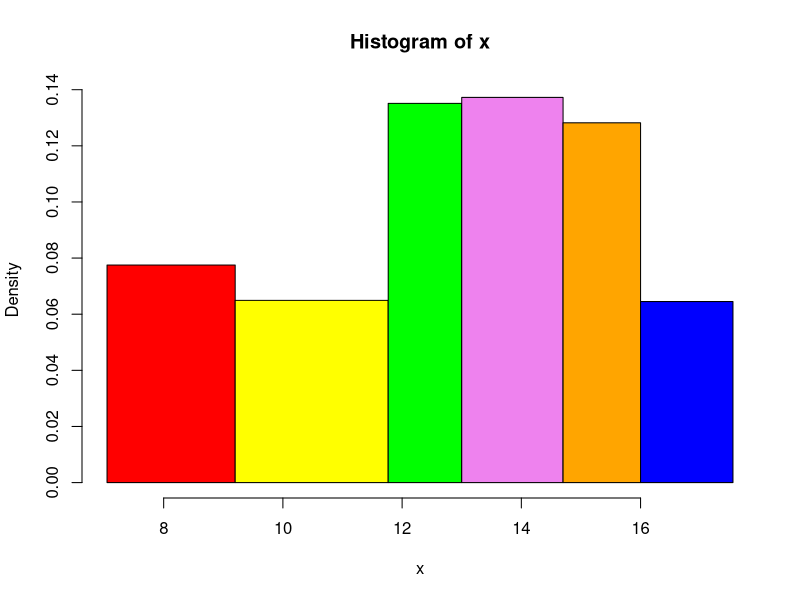
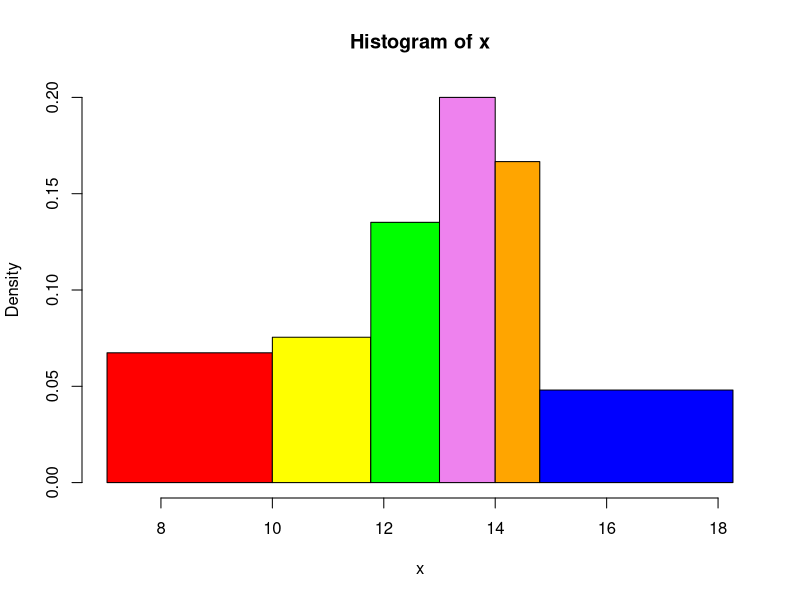
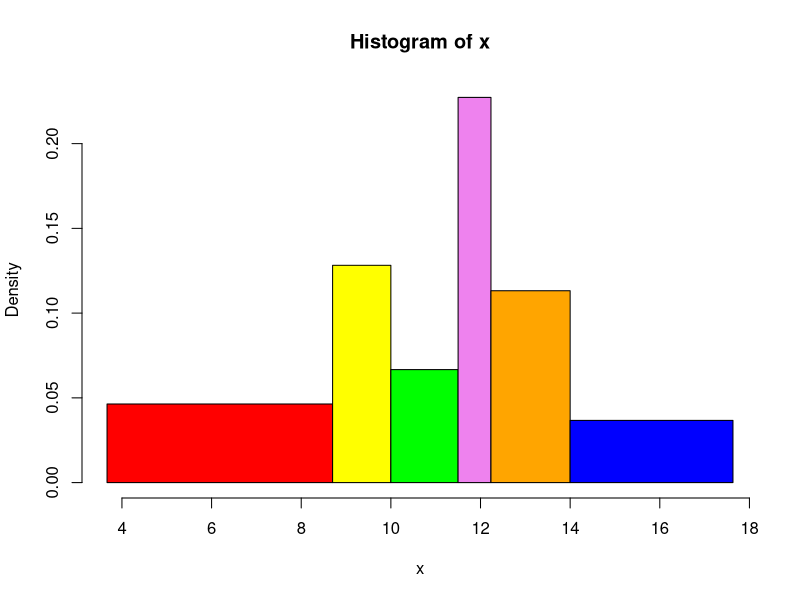
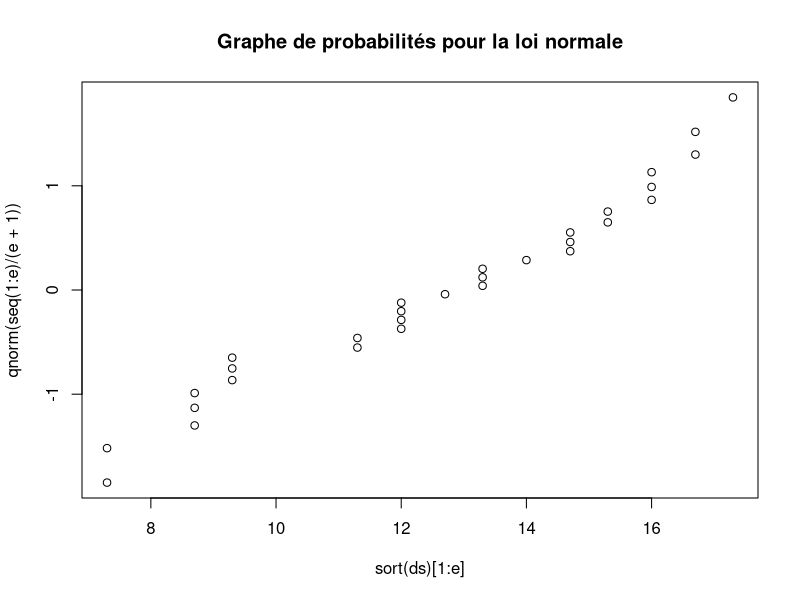
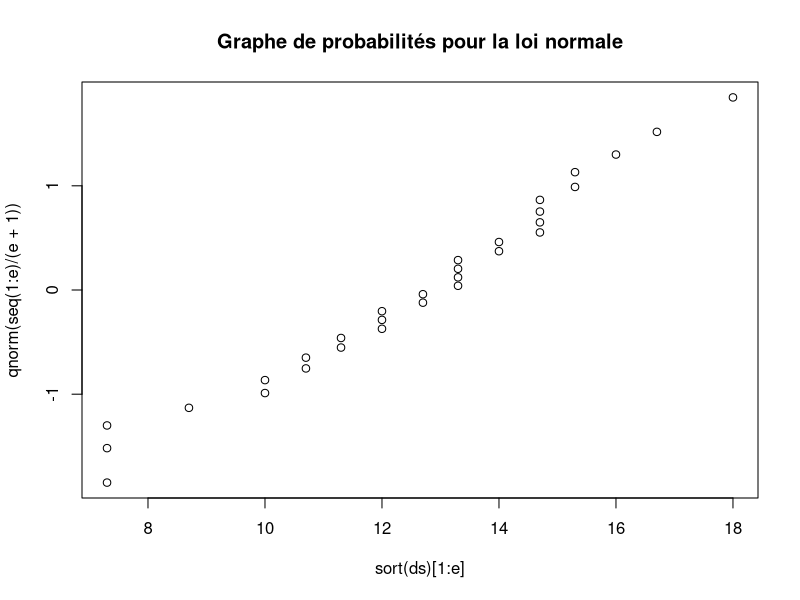
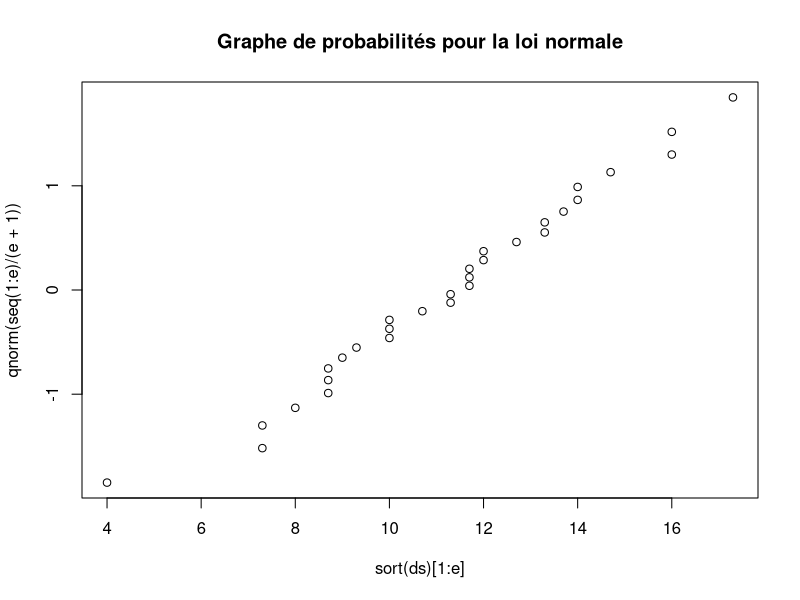

Generate these figures, in order, with R:
## ---- chunk 1
knitr::opts_chunk$set(echo = TRUE)
## ---- chunk 2
groupe1 <- c(15.3,9.3,13.3,14.0,7.3,7.3,16.0,16.7,13.3,12.7,14.7,12.0,9.3,11.3,8.7,16.0,8.7,11.3,12.0,12.0,16.0,16.7,14.7,9.3,8.7,12.0,14.7,17.3,13.3,15.3)
groupe2 <- c(10.0,12.0,13.3,13.3,12.7,7.3,14.7,8.7,11.3,15.3,14.7,12.0,18.0,10.7,14.0,12.7,10.0,15.3,16.7,10.7,16.0,13.3,7.3,14.7,7.3,11.3,13.3,12.0,14.0,14.7)
groupe3 <- c(7.3,11.3,4.0,10.7,10.0,11.7,17.3,7.3,13.7,11.3,13.3,10.0,16.0,11.7,8.7,8.7,12.0,13.3,10.0,9.0,14.0,8.0,12.0,9.3,11.7,16.0,14.7,14.0,8.7,12.7)
## ---- chunk 3
cat("Moyenne du groupe 1 : ", mean(groupe1), " et variance : ", sd(groupe1))
cat("Moyenne du groupe 2 : ", mean(groupe2), " et variance : ", sd(groupe2))
cat("Moyenne du groupe 3 : ", mean(groupe3), " et variance : ", sd(groupe3))

## ---- chunk 4
histoeff <- function(x, xlim=NULL, ...)
{
  sx <- sort(x)
  n <- length(x)
  k <- round(log(n)/log(2)+1)
  rangex <- max(x)-min(x)
  quantileVoulu <- quantile(x, seq(1,k-1)/k, max(x))

  breaks <- c(min(x)-0.025*rangex, quantileVoulu, max(x)+0.025*rangex)
  col <- 0
  if (is.null(xlim)) xlim<-c(breaks[1], breaks[k+1])
  colors = c("red", "yellow", "green", "violet", "orange", "blue", "pink", "cyan")
  
  hist(x, breaks=breaks, col=colors, xlim=xlim, probability=T)
}

histoeff(groupe1)
histoeff(groupe2)
histoeff(groupe3)
## ---- chunk 5
qqplotNormale <- function(ds)
{
  e = length(ds)
  plot(sort(ds)[1:e], qnorm(seq(1:e)/(e+1)), main="Graphe de probabilités pour la loi normale")
}
qqplotNormale(groupe1)
qqplotNormale(groupe2)
qqplotNormale(groupe3)
## ---- chunk 6
dnorm(10,mean(groupe1), sd(groupe1))
dnorm(10,mean(groupe2), sd(groupe2))
dnorm(10,mean(groupe3), sd(groupe3))
## ---- chunk 7
# à 20%
t.test(groupe1, conf.level=0.80)
t.test(groupe2, conf.level=0.80)
t.test(groupe3, conf.level=0.80)

# à 10%
t.test(groupe1, conf.level=0.90)
t.test(groupe2, conf.level=0.90)
t.test(groupe3, conf.level=0.90)
## ---- chunk 8
groupe3 <- groupe3 + 1 
t.test(groupe3, conf.level=0.9)
